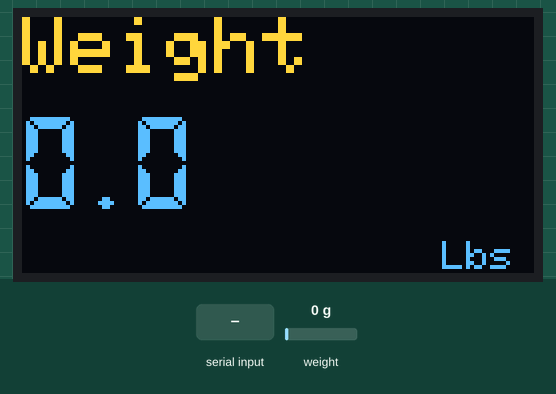
Simulated run of this program. Board: Arduino Nano, built with avr-gcc and run on an emulated ATmega328P. Shown: 128×64 one-colour display. The inputs (shaded band) are chosen by the test bench; at power-on: weight on the scale 0 g. The OLED is the two-colour kind (top 16 rows yellow); what the program prints to the serial monitor is not drawn.

Above: at 3.6 s.
3.7 s: weight on the scale set to 100 g
At 5.3 s:
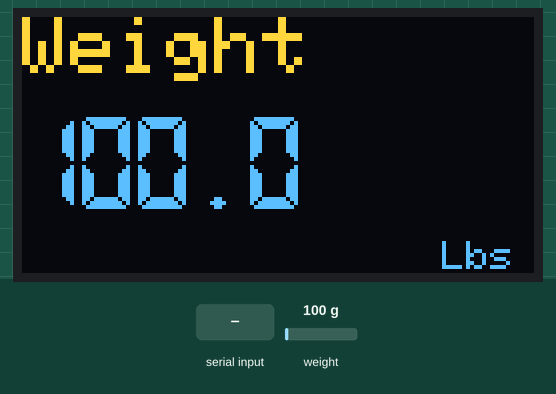
5.6 s: weight on the scale set to 1250 g
At 6.9 s:
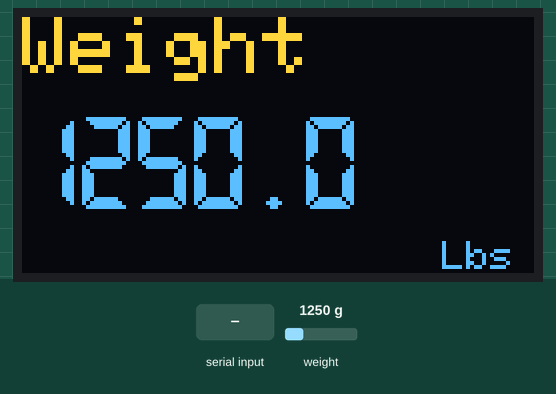
7.2 s: "t90\n" received over Serial
At 8.5 s:
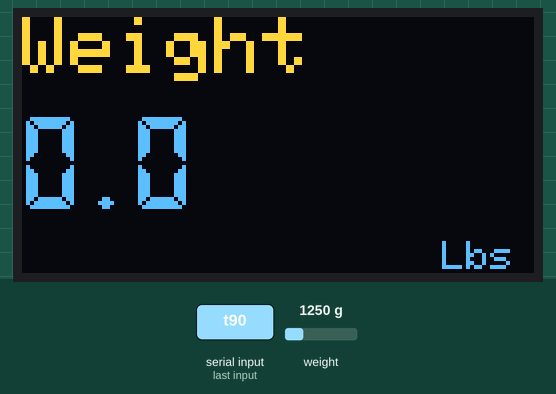
8.8 s: weight on the scale set to 100 g
At 9.4 s:
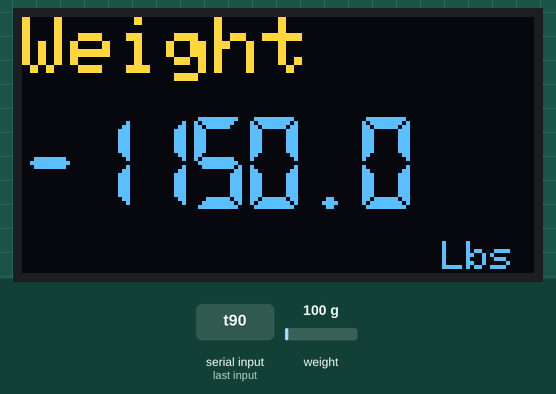
Timing chart, 0 to 11.8 s (numbered marks = the images above; inputs shaded):
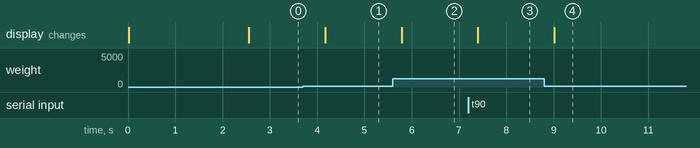

The program:

main.cpp
```cpp
/**************************************************************************
 Arduino Nano clone based LoadCell
 ATmega328P (New Bootloader)

 -This is the latest version of this project-

 SSD1306Ascii can be installed using the library manager.  Newer untagged
 versions may be available on GitHub.
 https://github.com/greiman/SSD1306Ascii

 **************************************************************************/
#include <Arduino.h>
#include <SPI.h>
#include <Wire.h>
#include <SSD1306Ascii.h>
#include <SSD1306AsciiWire.h>
#include <HX711_adc.h>
#include <EEPROM.h>

// 0X3C+SA0 - 0x3C or 0x3D
#define I2C_ADDRESS 0x3C
// Define proper RST_PIN if required.
#define RST_PIN -1

const int HX711_dout = A2; //mcu > HX711 dout pin
const int HX711_sck = A1; //mcu > HX711 sck pin
long calibrationValue; // Calibration
//const long LOADCELL_DIVIDER = -2230; // Calibration for Kg
//const long LOADCELL_DIVIDER = -2230; // Calibration for Lbs

const int calVal_eepromAdress = 0;
unsigned long t = 0;

//HX711 constructor
HX711_ADC LoadCell(HX711_dout, HX711_sck);
// OLED constructor
SSD1306AsciiWire oled;

void calibrate(void);
void changeSavedCalFactor(void);
void display(float);

void setup() {
  Serial.begin(9600);
  delay(10);
  Serial.println();
  Serial.println("Starting...");

  Wire.begin();
  Wire.setClock(400000L);

  // Display setup
  #if RST_PIN >= 0
    oled.begin(&Adafruit128x64, I2C_ADDRESS, RST_PIN);
  #else // RST_PIN >= 0
    oled.begin(&Adafruit128x64, I2C_ADDRESS);
  #endif // RST_PIN >= 0

  // Clear the buffer
  oled.clear();

  LoadCell.begin();
  float calibrationValue; // calibration value (see example file "Calibration.ino")
  EEPROM.get(calVal_eepromAdress, calibrationValue);
  unsigned long stabilizingtime = 2000; // precision right after power-up can be improved by adding a few seconds of stabilizing time
  boolean _tare = true; //set this to false if you don't want tare to be performed in the next step
  LoadCell.start(stabilizingtime, _tare);
  if (LoadCell.getTareTimeoutFlag() || LoadCell.getSignalTimeoutFlag()) {
    Serial.println("Timeout, check MCU>HX711 wiring and pin designations");
    while (1);
  }
  else {
    LoadCell.setCalFactor(calibrationValue); // user set calibration value (float), initial value 1.0 may be used for this sketch
    Serial.println("Startup is complete");
  }
  while (!LoadCell.update());
  //calibrate(); //start calibration procedure
}

void loop() {
  static boolean newDataReady = 0;
  const int serialPrintInterval = 500; //increase value to slow down serial print activity

  // check for new data/start next conversion:
  if (LoadCell.update()) newDataReady = true;

  // get smoothed value from the dataset:
  if (newDataReady) {
    if (millis() > t + serialPrintInterval) {
      float i = LoadCell.getData();
      Serial.print("Load_cell output val: ");
      Serial.println(i);
      display(i);
      newDataReady = 0;
      t = millis();
    }
  }

  // receive command from serial terminal
  if (Serial.available() > 0) {
    char inByte = Serial.read();
    if (inByte == 't') LoadCell.tareNoDelay(); //tare
    else if (inByte == 'r') calibrate(); //calibrate
    else if (inByte == 'c') changeSavedCalFactor(); //edit calibration value manually
  }

  // check if last tare operation is complete
  if (LoadCell.getTareStatus() == true) {
    Serial.println("Tare complete");
  }

}

void display(float value) {
  oled.home();
  oled.setFont(Adafruit5x7);
  oled.set2X();
  oled.println(F("Weight"));

  //oled.setFont(fixednums8x16);
  oled.setFont(lcdnums14x24);
  oled.set1X();
  oled.setRow(3); // 8 pixel row
  oled.print(value,1);
  //oled.print(F("4999.9"));
  oled.clearToEOL();
  oled.println(F(""));

  oled.setFont(Adafruit5x7);
  oled.set1X();
  oled.setCursor(105,7); // col pixels x 8 pixel row
  oled.println(F("Lbs"));
}

void calibrate() {
  Serial.println("***");
  Serial.println("Start calibration:");
  Serial.println("Place the load cell an a level stable surface.");
  Serial.println("Remove any load applied to the load cell.");
  Serial.println("Send 't' from serial monitor to set the tare offset.");

  boolean _resume = false;
  while (_resume == false) {
    LoadCell.update();
    if (Serial.available() > 0) {
      if (Serial.available() > 0) {
        char inByte = Serial.read();
        if (inByte == 't') LoadCell.tareNoDelay();
      }
    }
    if (LoadCell.getTareStatus() == true) {
      Serial.println("Tare complete");
      _resume = true;
    }
  }

  Serial.println("Now, place your known mass on the loadcell.");
  Serial.println("Then send the weight of this mass (i.e. 100.0) from serial monitor.");

  float known_mass = 0;
  _resume = false;
  while (_resume == false) {
    LoadCell.update();
    if (Serial.available() > 0) {
      known_mass = Serial.parseFloat();
      if (known_mass != 0) {
        Serial.print("Known mass is: ");
        Serial.println(known_mass);
        _resume = true;
      }
    }
  }

  LoadCell.refreshDataSet(); //refresh the dataset to be sure that the known mass is measured correct
  float newCalibrationValue = LoadCell.getNewCalibration(known_mass); //get the new calibration value

  Serial.print("New calibration value has been set to: ");
  Serial.print(newCalibrationValue);
  Serial.println(", use this as calibration value (calFactor) in your project sketch.");
  Serial.print("Save this value to EEPROM address ");
  Serial.print(calVal_eepromAdress);
  Serial.println("? y/n");

  _resume = false;
  while (_resume == false) {
    if (Serial.available() > 0) {
      char inByte = Serial.read();
      if (inByte == 'y') {
#if defined(ESP8266)|| defined(ESP32)
        EEPROM.begin(512);
#endif
        EEPROM.put(calVal_eepromAdress, newCalibrationValue);
#if defined(ESP8266)|| defined(ESP32)
        EEPROM.commit();
#endif
        EEPROM.get(calVal_eepromAdress, newCalibrationValue);
        Serial.print("Value ");
        Serial.print(newCalibrationValue);
        Serial.print(" saved to EEPROM address: ");
        Serial.println(calVal_eepromAdress);
        _resume = true;

      }
      else if (inByte == 'n') {
        Serial.println("Value not saved to EEPROM");
        _resume = true;
      }
    }
  }

  Serial.println("End calibration");
  Serial.println("***");
  Serial.println("To re-calibrate, send 'r' from serial monitor.");
  Serial.println("For manual edit of the calibration value, send 'c' from serial monitor.");
  Serial.println("***");
}

void changeSavedCalFactor() {
  float oldCalibrationValue = LoadCell.getCalFactor();
  boolean _resume = false;
  Serial.println("***");
  Serial.print("Current value is: ");
  Serial.println(oldCalibrationValue);
  Serial.println("Now, send the new value from serial monitor, i.e. 696.0");
  float newCalibrationValue;
  while (_resume == false) {
    if (Serial.available() > 0) {
      newCalibrationValue = Serial.parseFloat();
      if (newCalibrationValue != 0) {
        Serial.print("New calibration value is: ");
        Serial.println(newCalibrationValue);
        LoadCell.setCalFactor(newCalibrationValue);
        _resume = true;
      }
    }
  }
  _resume = false;
  Serial.print("Save this value to EEPROM address ");
  Serial.print(calVal_eepromAdress);
  Serial.println("? y/n");
  while (_resume == false) {
    if (Serial.available() > 0) {
      char inByte = Serial.read();
      if (inByte == 'y') {
#if defined(ESP8266)|| defined(ESP32)
        EEPROM.begin(512);
#endif
        EEPROM.put(calVal_eepromAdress, newCalibrationValue);
#if defined(ESP8266)|| defined(ESP32)
        EEPROM.commit();
#endif
        EEPROM.get(calVal_eepromAdress, newCalibrationValue);
        Serial.print("Value ");
        Serial.print(newCalibrationValue);
        Serial.print(" saved to EEPROM address: ");
        Serial.println(calVal_eepromAdress);
        _resume = true;
      }
      else if (inByte == 'n') {
        Serial.println("Value not saved to EEPROM");
        _resume = true;
      }
    }
  }
  Serial.println("End change calibration value");
  Serial.println("***");
}
```

Measured:
- after the input at 3.7 s, the display: changes after 0.47 s (image 1)
- after the input at 5.6 s, the display: changes after 0.18 s (image 2)
- after the input at 7.2 s, the display: changes after 0.20 s (image 3)
- after the input at 8.8 s, the display: changes after 0.21 s (image 4)
